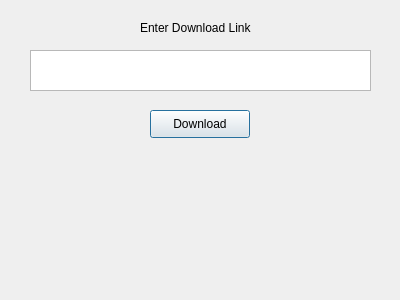
<?xml version="1.0" encoding="UTF-8"?>
<ui version="4.0">
 <class>Dialog</class>
 <widget class="QDialog" name="Dialog">
  <property name="geometry">
   <rect>
    <x>0</x>
    <y>0</y>
    <width>400</width>
    <height>300</height>
   </rect>
  </property>
  <property name="windowTitle">
   <string>Dialog</string>
  </property>
  <widget class="QLabel" name="label">
   <property name="geometry">
    <rect>
     <x>140</x>
     <y>20</y>
     <width>121</width>
     <height>16</height>
    </rect>
   </property>
   <property name="text">
    <string>Enter Download Link</string>
   </property>
  </widget>
  <widget class="QTextEdit" name="textEdit">
   <property name="geometry">
    <rect>
     <x>30</x>
     <y>50</y>
     <width>341</width>
     <height>41</height>
    </rect>
   </property>
  </widget>
  <widget class="QPushButton" name="pushButton">
   <property name="geometry">
    <rect>
     <x>150</x>
     <y>110</y>
     <width>100</width>
     <height>28</height>
    </rect>
   </property>
   <property name="text">
    <string>Download</string>
   </property>
  </widget>
 </widget>
 <resources/>
 <connections/>
</ui>
